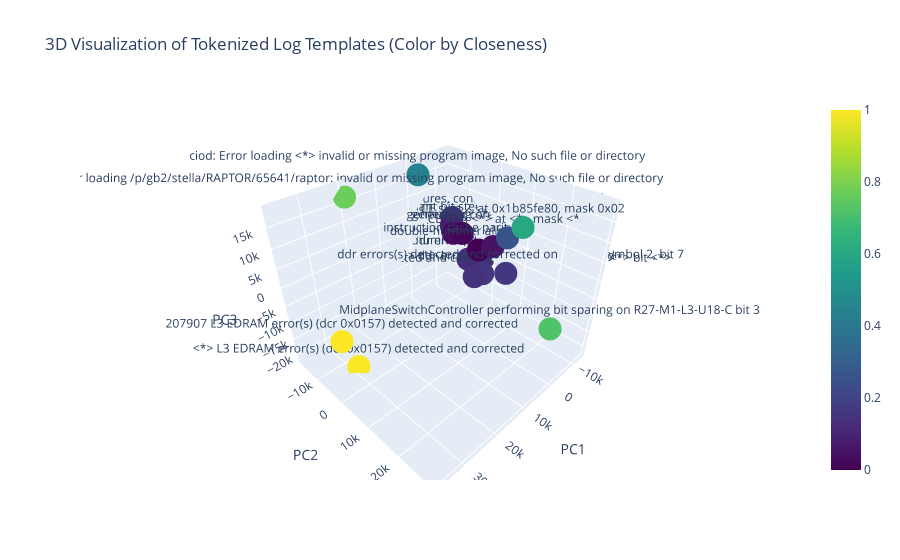

Here is the notebook cell this chart was saved with:
### Code cell
tokenizer_choice = "logbert"  # Change to "bpe" if needed
reduced_data = tokenize_and_reduce(templates, tokenizer_choice)
plot_3d(reduced_data, templates)

### Figure 1 — Plotly figure (JSON) as saved in the notebook; plotly's stock layout.template omitted (floating-point values rounded to 4 significant figures)
{"data": [{"marker": {"color": [0.1332, 0.0, 0.1453, 0.772, 0.7187, 0.05216, 0.1631, 0.01494, 1.0, 0.4463, 0.9958, 0.1327, 0.02987, 0.6016, 0.2615, 0.1246, 0.0861, 0.1566], "colorscale": [[0, "#440154"], [0.1111, "#482878"], [0.2222, "#3e4989"], [0.3333, "#31688e"], [0.4444, "#26828e"], [0.5556, "#1f9e89"], [0.6667, "#35b779"], [0.7778, "#6ece58"], [0.8889, "#b5de2b"], [1, "#fde725"]], "showscale": true, "size": 8}, "mode": "markers+text", "text": ["ddr: excessive soft failures, consider replacing the card", "63501 double-hummer alignment exceptions", "<*> ddr errors(s) detected and corrected on rank 0, symbol <*> bit <*>", "ciod: Error loading /p/gb2/stella/RAPTOR/65641/raptor: invalid or missing program image, No such file or directory", "MidplaneSwitchController performing bit sparing on R27-M1-L3-U18-C bit 3", "instruction cache parity error corrected", "3 ddr errors(s) detected and corrected on rank 0, symbol 2, bit 7", "generating core.320", "207907 L3 EDRAM error(s) (dcr 0x0157) detected and corrected", "ciod: Error loading <*> invalid or missing program image, No such file or directory", "<*> L3 EDRAM error(s) (dcr 0x0157) detected and corrected", "total of 1 ddr error(s) detected and corrected", "generating <*>", "CE sym 2, at 0x1b85fe80, mask 0x02", "CE sym <*> at <*> mask <*>", "<*> double-hummer alignment exceptions", "ddr: activating redundant bit steering: rank=0 symbol=0", "total of <*> ddr error(s) detected and corrected"], "textposition": "top center", "type": "scatter3d", "x": [-8844.0, -7584.0, -9182.0, 19750.0, 2613.0, -6822.0, -3762.0, -7413.0, 36510.0, 2886.0, 29100.0, -13220.0, -6069.0, 3572.0, -1794.0, -10730.0, -7725.0, -11290.0], "y": [-11000.0, -144.0, -2500.0, -16800.0, 29320.0, 5104.0, 11920.0, -5820.0, 1836.0, -10920.0, -5610.0, -3047.0, -7732.0, 20300.0, 12910.0, -6394.0, -10120.0, -1307.0], "z": [3595.0, -1440.0, -11590.0, 16550.0, -4450.0, 2027.0, -1319.0, 1292.0, -4026.0, 18720.0, -21500.0, -7690.0, 1120.0, 16690.0, 9412.0, -8276.0, 1922.0, -11030.0]}], "layout": {"scene": {"xaxis": {"title": {"text": "PC1"}}, "yaxis": {"title": {"text": "PC2"}}, "zaxis": {"title": {"text": "PC3"}}}, "title": {"text": "3D Visualization of Tokenized Log Templates (Color by Closeness)"}}}
